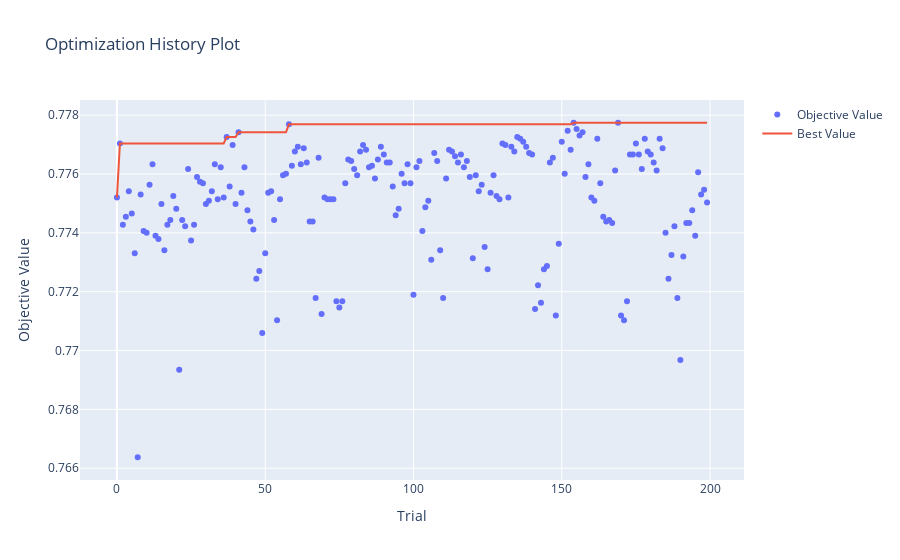

Notebook cell for this chart:
### Code cell
optuna.visualization.plot_optimization_history(rf_op.study)

### Figure 1 — Plotly figure (JSON) as saved in the notebook; plotly's stock layout.template omitted (floating-point values rounded to 4 significant figures; data arrays with more than 128 entries replaced by an {"elided": "..."} marker saying what was removed)
{"data": [{"mode": "markers", "name": "Objective Value", "type": "scatter", "x": {"elided": "200 int values"}, "y": {"elided": "200 float values"}}, {"name": "Best Value", "type": "scatter", "x": {"elided": "200 int values"}, "y": {"elided": "200 float values"}}], "layout": {"title": {"text": "Optimization History Plot"}, "xaxis": {"title": {"text": "Trial"}}, "yaxis": {"title": {"text": "Objective Value"}}}}
